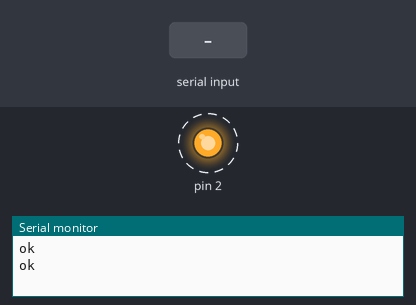
Bench run of a sketch on a simulated Arduino Mega 2560, built with avr-gcc and run on an emulated ATmega2560. Parts: output pins drawn as LEDs (lit = HIGH), the last lines printed to the serial monitor. Dashed ring = blinking. The inputs (shaded band) are chosen by the test bench.

Above: at 1.1 s.
2.1 s: "1\n" received over Serial
At 2.1 s:
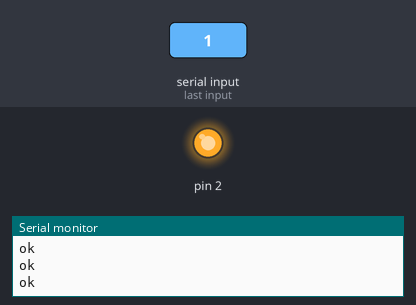
At 3.7 s:
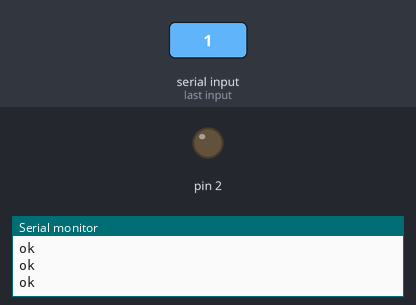
Timing chart, 0 to 11.1 s (numbered marks = the images above; inputs shaded):
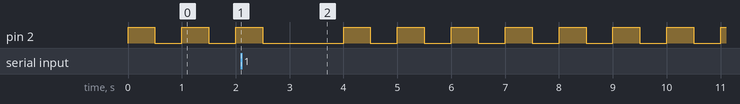

Measured:
- by itself, pin 2: repeats every 1.0 s: HIGH 0.50 s, LOW 0.50 s

The sketch:

Connexion_Serial_esp_qui_marche.ino
```cpp
//débrancher le fil blanc pendant la compilation du code
void setup() {
  Serial.begin(9600);
  pinMode(2, OUTPUT);
  Serial1.setTimeout(10);
}

void loop() {
  Serial.println("ok");
  digitalWrite(2, HIGH);
  delay(500);
  digitalWrite(2, LOW);
  delay(500);
   if (Serial.available()) {
    Serial.println(Serial.readStringUntil('/n'));
  }
}
```
